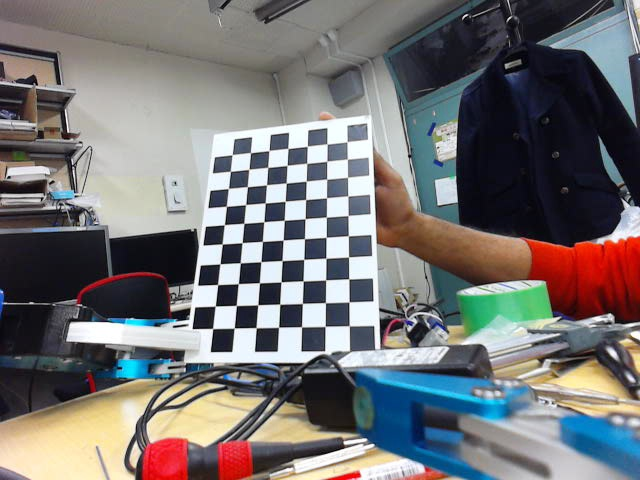
//> input picture hrp2_joints/samples/RARM/hand_cam/image_0003.jpg, 640 x 480 px, given in place of room2.jpg, which was not available
$ ./rag_4_4_0230   (built with g++ and OpenCV 4)
//> lines starting //> are read from the running program, lines starting //| are printed output that depends on the picture; pictures that were not available may be replaced by others from this repository, and a replacement may not be noted

#include <boost/graph/adjacency_list.hpp>
#include <boost/tuple/tuple.hpp>

#include <opencv2/opencv.hpp>
#include <opencv2/highgui/highgui.hpp>

#include <boost/config.hpp>
#include <iostream>
#include <vector>
#include <string>

using namespace std;
using namespace cv;
class RegionAdjacencyGraph {

#define THRESHOLD (0.0)

 private:
    struct VertexProperty {
       int v_index;
       cv::Point2f v_center;
       int v_label;

       // [5 lines left out: function VertexProperty, not called in this run]
    };
    typedef boost::property<boost::edge_weight_t, float> EdgeProperty;
    typedef typename boost::adjacency_list<boost::vecS,
                                           boost::vecS,
                                           boost::undirectedS,
                                           VertexProperty,
                                           EdgeProperty> Graph;
    typedef typename boost::graph_traits<
       Graph>::adjacency_iterator AdjacencyIterator;
    typedef typename boost::property_map<
      Graph, boost::vertex_index_t>::type IndexMap;
    typedef typename boost::graph_traits<
       Graph>::edge_descriptor EdgeDescriptor;
    typedef typename boost::property_map<
       Graph, boost::edge_weight_t>::type EdgePropertyAccess;
    typedef typename boost::property_traits<boost::property_map<
      Graph, boost::edge_weight_t>::const_type>::value_type EdgeValue;
    typedef typename boost::graph_traits<
       Graph>::vertex_iterator VertexIterator;
    typedef typename boost::graph_traits<
       Graph>::vertex_descriptor VertexDescriptor;

    Graph graph;


 public:
    RegionAdjacencyGraph();
    void generateRAG(
       const vector<cv::Mat> &, const cv::Mat &, const cv::Mat &);
    void regionMergingGraph(
       const vector<cv::Mat> &, const cv::Mat &);
    void printGraph(const Graph &);
    void updateRAG(
      Graph &, const std::vector<VertexDescriptor> &, bool = false);
    void computeHistogram(
      const cv::Mat &, cv::Mat &, bool = true);
    void concatenateRegion(
      const cv::Mat &, const cv::Point2i &, cv::Mat &);
};

/**
 * constructor
 */
RegionAdjacencyGraph::RegionAdjacencyGraph() {

}


void RegionAdjacencyGraph::generateRAG(
    const vector<cv::Mat> &patches,
    const cv::Mat &neigbours,
    const cv::Mat &centroids) {
    if (neigbours.empty() || centroids.empty()) {
       std::cout << "Error" << std::endl;
       return;
    }
    if (neigbours.rows == centroids.rows) {
       std::vector<VertexDescriptor> vertex_descriptor;
       int icounter = 0;
       for (int j = 0; j < neigbours.rows; j++) {
          float c_x = static_cast<float>(centroids.at<float>(j, 0));
          float c_y = static_cast<float>(centroids.at<float>(j, 1));
          VertexDescriptor v_des = add_vertex(
             VertexProperty(j, cv::Point2f(c_x, c_y)), this->graph);
          vertex_descriptor.push_back(v_des);
       }
       for (int j = 0; j < neigbours.rows; j++) {
          VertexDescriptor r_vd = vertex_descriptor[j];
          cv::Mat pHist;
          this->computeHistogram(patches[j], pHist);
          for (int i = 1; i < neigbours.cols; i++) {
             int n_index = neigbours.at<int>(j, i);
             VertexDescriptor vd = vertex_descriptor[n_index];
             cv::Mat nHist;
             this->computeHistogram(patches[n_index], nHist);
             float distance = static_cast<float>(
                compareHist(pHist, nHist, CV_COMP_BHATTACHARYYA));
             if (r_vd != vd) {
                bool found = false;
                EdgeDescriptor e_descriptor;
                tie(e_descriptor, found) = edge(r_vd, vd, graph);
                if (!found) {
                   boost::add_edge(
                      r_vd, vd, EdgeProperty(distance), this->graph);
                }
             }
          }
       }
    }
}

/**
 * Create and process the graph
 */
// [83 lines left out: function regionMergingGraph, not called in this run]


/**
 * Print the tree
 */
// [9 lines left out: function printGraph, not called in this run]

/**
 * updating the graph
 */
// [14 lines left out: function updateRAG, not called in this run]

/**
 * function to merge the 2 given node and the corresponding regions
 */
// [13 lines left out: function concatenateRegion, not called in this run]

/**
 * compute the histogram
 */
// [19 lines left out: function computeHistogram, not called in this run]

/**
 *
 */
int main(int argc, const char *argv[]) {

    cv::Mat image = cv::imread("room2.jpg");
//> image is the input picture: 480 rows x 640 cols, CV_8UC3; mean B, G, R 115.4, 114.9, 116.6
    if (image.empty()) {
       std::cout << "NO IMAGE FOUND!!" << std::endl;
       return EXIT_FAILURE;
    }
    cv::resize(image, image, cv::Size(640, 480));

    int width = 40;
    int height = 30;

    vector<Mat> patches;
    int _num_element = (image.rows/height) * (image.cols/width);
    Mat centroid = Mat(_num_element, 2, CV_32F);

    int y = 0;
    for (int j = 0; j < image.rows; j += height) {
       for (int i = 0; i < image.cols; i += width) {
          Rect_<float> _rect = Rect_<float>(i, j, width, height);
          if (_rect.x + _rect.width <= image.cols &&
              _rect.y + _rect.height <= image.rows) {
             Mat roi = image(_rect);
             patches.push_back(roi);
             Point2f _center = Point2f(_rect.x + _rect.width/2,
                                       _rect.y + _rect.height/2);
             // centroid.push_back(_center);
             centroid.at<float>(y, 0) = _center.x;
             centroid.at<float>(y++, 1) = _center.y;
          }
       }
    }
//> this loop made 16 passes
//> y on passes 1 to 12: 16, 32, 48, 64, 80, 96, 112, 128, 144, 160, 176, 192
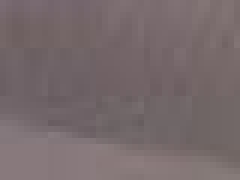
//> patches[0]: 30 rows x 40 cols, CV_8UC3 (shown 6 times larger); mean B, G, R 107.6, 105.7, 118.9
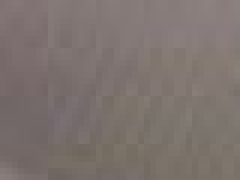
//> patches[1]: 30 rows x 40 cols, CV_8UC3 (shown 6 times larger); mean B, G, R 110.6, 114.7, 125
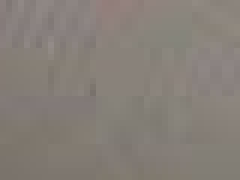
//> patches[2]: 30 rows x 40 cols, CV_8UC3 (shown 6 times larger); mean B, G, R 120, 127, 134
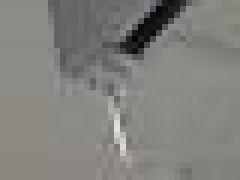
//> patches[5]: 30 rows x 40 cols, CV_8UC3 (shown 6 times larger); mean B, G, R 124.7, 128.6, 129.6
//> after the loop, centroid = 256 pairs, first value 20 to 620, second value 15 to 465; y = 256
    cv::flann::KDTreeIndexParams indexParams(5);
    cv::flann::Index kdtree(centroid, indexParams);

    Mat neigbour_index;
    Mat dist;
    kdtree.knnSearch(
       centroid, neigbour_index, dist, 4, cv::flann::SearchParams(64));
//> neigbour_index = 256 rows, first 6: [0, 16, 1, 17], [1, 17, 0, 2], [2, 18, 1, 3], [3, 19, 2, 4], [4, 20, 3, 5], [5, 21, 4, 6]; dist = 256 rows, first 6: [0, 900, 1600, 2500], [0, 900, 1600, 1600], [0, 900, 1600, 1600], [0, 900, 1600, 1600], [0, 900, 1600, 1600], [0, 900, 1600, 1600]

    RegionAdjacencyGraph rag;
//> (the run ends here: the program needs code that is not available in this run, at `std::vector<VertexDescriptor> vertex_descriptor;`)

$ run again, on hrp2_joints/samples/RARM/hand_cam/image_0004.jpg
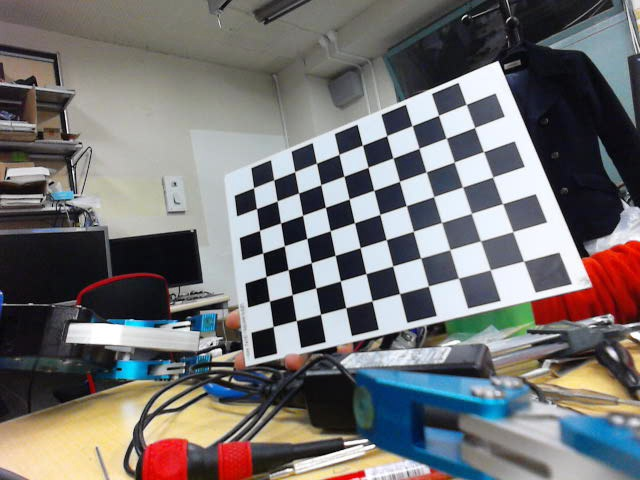
//> input picture hrp2_joints/samples/RARM/hand_cam/image_0004.jpg, 640 x 480 px, given in place of room2.jpg, which was not available
//> image is the input picture: 480 rows x 640 cols, CV_8UC3; mean B, G, R 114.4, 114.4, 115.9
//> the loop `for (int j = 0; j < image.rows; j += height)` made 16 passes
//> y on passes 1 to 8: 16, 32, 48, 64, 80, 96, 112, 128
//> after the loop `for (int j = 0; j < image.rows; j += height)`:
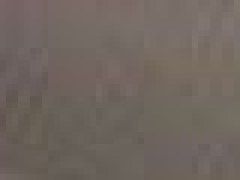
//> patches[1]: 30 rows x 40 cols, CV_8UC3 (shown 6 times larger); mean B, G, R 95.2, 102, 112.1
//> after the loop `for (int j = 0; j < image.rows; j += height)`:
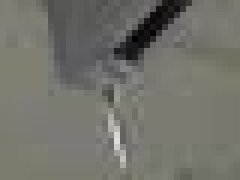
//> patches[5]: 30 rows x 40 cols, CV_8UC3 (shown 6 times larger); mean B, G, R 106.6, 114.1, 114.6
//> after the loop `for (int j = 0; j < image.rows; j += height)`: centroid = 256 pairs, first value 20 to 620, second value 15 to 465; y = 256
//> neigbour_index = 256 rows, first 6: [0, 16, 1, 17], [1, 17, 0, 2], [2, 18, 1, 3], [3, 19, 2, 4], [4, 20, 3, 5], [5, 21, 4, 6]; dist = 256 rows, first 6: [0, 900, 1600, 2500], [0, 900, 1600, 1600], [0, 900, 1600, 1600], [0, 900, 1600, 1600], [0, 900, 1600, 1600], [0, 900, 1600, 1600]

$ run again, on hrp2_joints/samples/RARM/hand_cam/image_0005.jpg
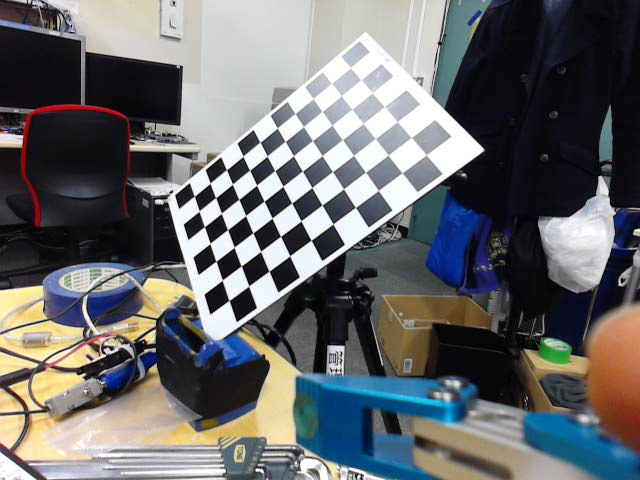
//> input picture hrp2_joints/samples/RARM/hand_cam/image_0005.jpg, 640 x 480 px, given in place of room2.jpg, which was not available
//> image is the input picture: 480 rows x 640 cols, CV_8UC3; mean B, G, R 107.2, 106, 104.4
//> the loop `for (int j = 0; j < image.rows; j += height)` made 16 passes
//> y on passes 1 to 8: 16, 32, 48, 64, 80, 96, 112, 128
//> after the loop `for (int j = 0; j < image.rows; j += height)`:
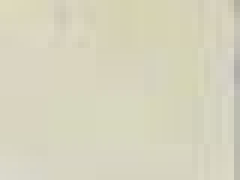
//> patches[3]: 30 rows x 40 cols, CV_8UC3 (shown 6 times larger); mean B, G, R 189.6, 211.7, 214.7
//> after the loop `for (int j = 0; j < image.rows; j += height)`:
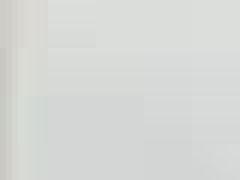
//> patches[5]: 30 rows x 40 cols, CV_8UC3 (shown 6 times larger); mean B, G, R 214, 216.5, 214.6
//> after the loop `for (int j = 0; j < image.rows; j += height)`: centroid = 256 pairs, first value 20 to 620, second value 15 to 465; y = 256
//> neigbour_index = 256 rows, first 6: [0, 16, 1, 17], [1, 17, 0, 2], [2, 18, 1, 3], [3, 19, 2, 4], [4, 20, 3, 5], [5, 21, 4, 6]; dist = 256 rows, first 6: [0, 900, 1600, 2500], [0, 900, 1600, 1600], [0, 900, 1600, 1600], [0, 900, 1600, 1600], [0, 900, 1600, 1600], [0, 900, 1600, 1600]
